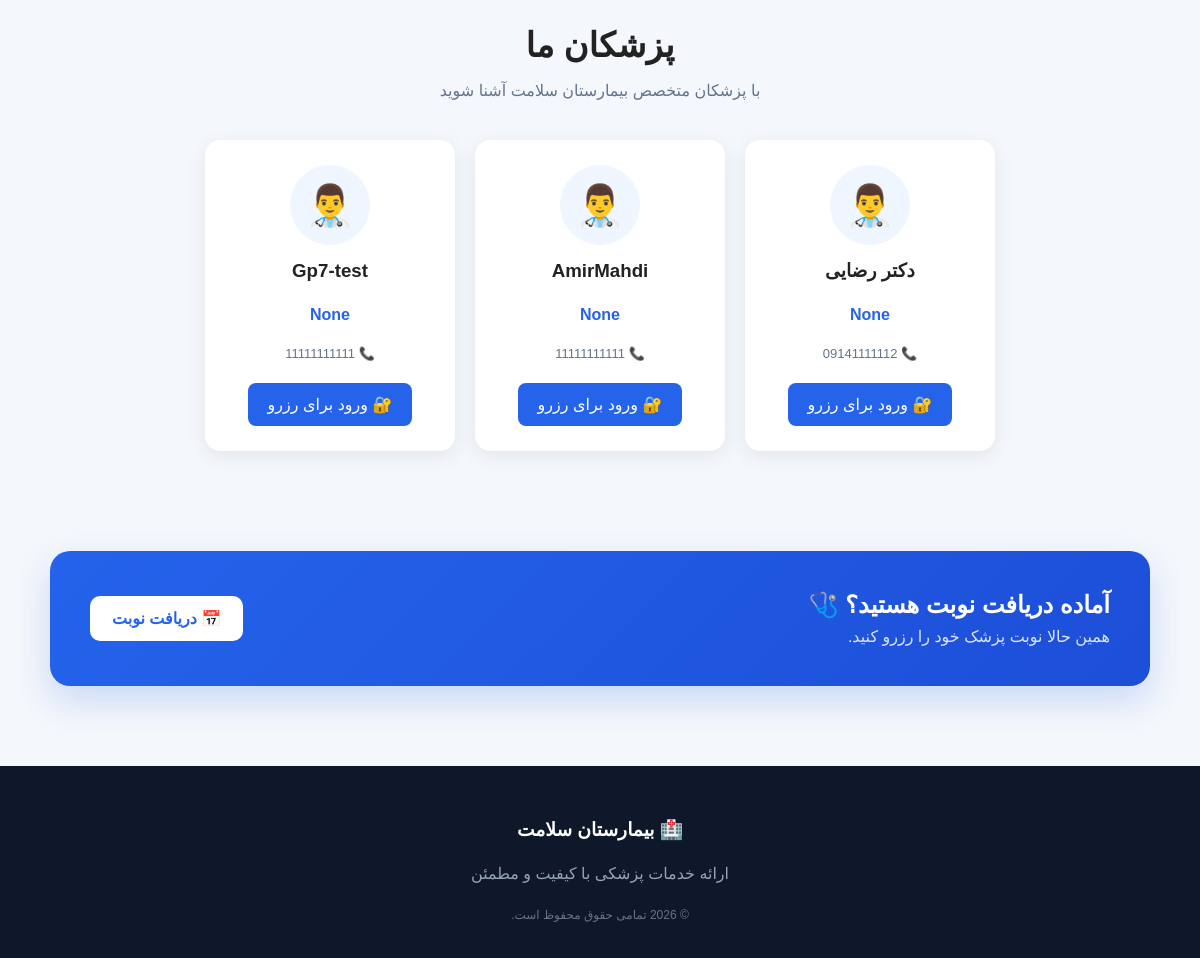
/ (lower part), run on an earlier commit of the app's database.
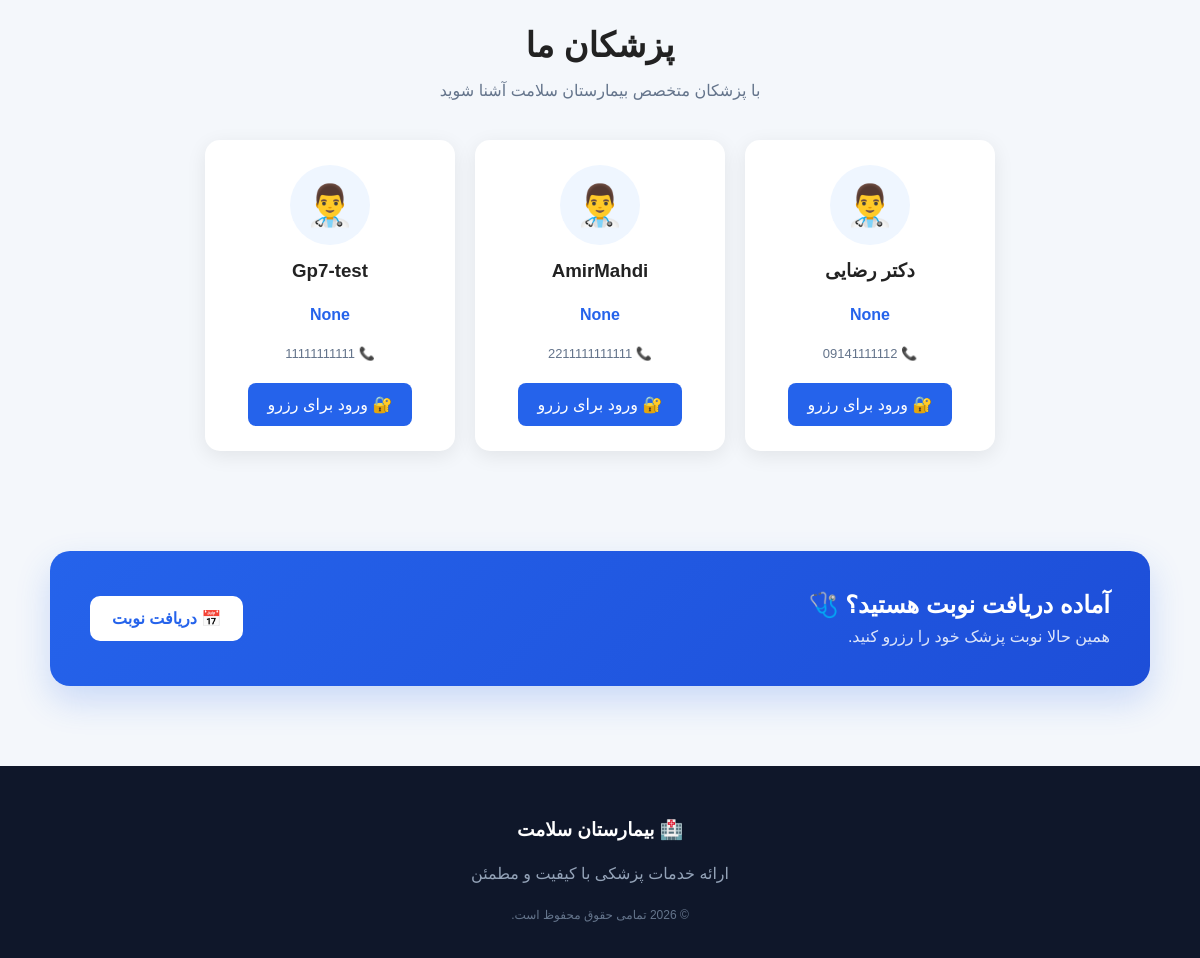
And on a later commit of the database.
### hospital/models.py (models this page shows, shortened)
class Doctor(models.Model):
    name = models.CharField(max_length=100)
    specialty = models.ForeignKey(
        Specialty,
        on_delete=models.SET_NULL,
        null=True,
        blank=True,
        related_name="doctors",
    )
    phone = models.CharField(max_length=20)

### hospital/views.py (the view)
# urls.py: 2. Add a URL to urlpatterns:  path('', views.home, name='home')
def home(request):
    doctors = Doctor.objects.all()
    return render(request, "home.html", {
        "doctors": doctors
    })

### Templates/home.html (shortened to what this page needs)
{% load static %}
<!DOCTYPE html>
<html lang="fa" dir="rtl">
<head>
    <link rel="stylesheet"
          href="{% static 'css/style.css' %}">
</head>
<body class="home-page">
<section class="doctors">
    <div class="section-title">
        <h2>
            پزشکان ما
        </h2>
        <p>
            با پزشکان متخصص بیمارستان سلامت آشنا شوید
        </p>
    </div>
    <div class="doctor-container">
        {% for doctor in doctors %}
            <div class="doctor-card">
                <div class="doctor-avatar">
                    👨‍⚕️
                </div>
                <h3>
                    {{ doctor.name }}
                </h3>
                <p>
                    {{ doctor.specialty }}
                </p>
                <span class="doctor-phone">
                    📞 {{ doctor.phone }}
                </span>
                {% if user.is_authenticated %}
                    <a href="{% url 'appointment' %}">
                        📅 رزرو نوبت
                    </a>
                {% else %}
                    <a href="{% url 'login' %}">
                        🔐 ورود برای رزرو
                    </a>
                {% endif %}
            </div>
        {% empty %}
            <p class="no-doctors">
                هنوز پزشکی ثبت نشده است.
            </p>
        {% endfor %}
    </div>
</section>
<section class="home-cta">
    <div>
        <h2>
            آماده دریافت نوبت هستید؟ 🩺
        </h2>
        <p>
            همین حالا نوبت پزشک خود را رزرو کنید.
        </p>
    </div>
    <a
        href="{% if user.is_authenticated %}{% url 'appointment' %}{% else %}{% url 'login' %}{% endif %}"
        class="hero-button primary"
    >
        📅 دریافت نوبت
    </a>
</section>
<footer>
    <h3>
        🏥 بیمارستان سلامت
    </h3>
    <p>
        ارائه خدمات پزشکی با کیفیت و مطمئن
    </p>
    <span>
        © 2026 تمامی حقوق محفوظ است.
    </span>
</footer>
</body>
</html>

What changed in the data, as far as the page shows it:
changed Doctor "AmirMahdi": phone "11111111111" → "2211111111111"
